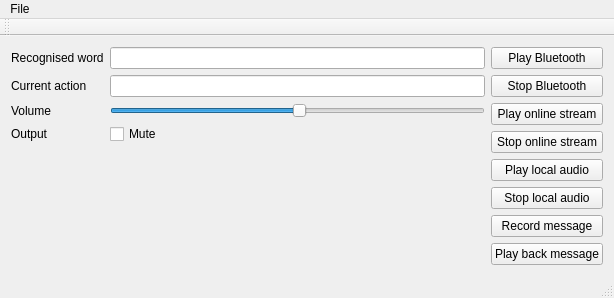
<?xml version="1.0" encoding="UTF-8"?>
<ui version="4.0">
 <class>MainWindow</class>
 <widget class="QMainWindow" name="MainWindow">
  <property name="geometry">
   <rect>
    <x>0</x>
    <y>0</y>
    <width>614</width>
    <height>245</height>
   </rect>
  </property>
  <property name="sizePolicy">
   <sizepolicy hsizetype="Preferred" vsizetype="Preferred">
    <horstretch>0</horstretch>
    <verstretch>0</verstretch>
   </sizepolicy>
  </property>
  <property name="windowTitle">
   <string>VoiceTainment</string>
  </property>
  <widget class="QWidget" name="centralWidget">
   <layout class="QHBoxLayout" name="horizontalLayout">
    <item>
     <layout class="QFormLayout" name="formLayout">
      <item row="0" column="0">
       <widget class="QLabel" name="label">
        <property name="text">
         <string>Recognised word</string>
        </property>
       </widget>
      </item>
      <item row="1" column="0">
       <widget class="QLabel" name="label_2">
        <property name="text">
         <string>Current action</string>
        </property>
       </widget>
      </item>
      <item row="0" column="1">
       <widget class="QLineEdit" name="recognisedWordEdit">
        <property name="readOnly">
         <bool>true</bool>
        </property>
       </widget>
      </item>
      <item row="1" column="1">
       <widget class="QLineEdit" name="currentActionEdit">
        <property name="readOnly">
         <bool>true</bool>
        </property>
       </widget>
      </item>
      <item row="2" column="0">
       <widget class="QLabel" name="label_3">
        <property name="text">
         <string>Volume</string>
        </property>
       </widget>
      </item>
      <item row="2" column="1">
       <widget class="QSlider" name="volumeSlider">
        <property name="value">
         <number>50</number>
        </property>
        <property name="orientation">
         <enum>Qt::Horizontal</enum>
        </property>
       </widget>
      </item>
      <item row="3" column="0">
       <widget class="QLabel" name="label_4">
        <property name="text">
         <string>Output</string>
        </property>
       </widget>
      </item>
      <item row="3" column="1">
       <widget class="QCheckBox" name="muteCheckBox">
        <property name="text">
         <string>Mute</string>
        </property>
       </widget>
      </item>
     </layout>
    </item>
    <item>
     <layout class="QVBoxLayout" name="verticalLayout">
      <item>
       <widget class="QPushButton" name="playBluetoothButton">
        <property name="text">
         <string>Play Bluetooth</string>
        </property>
       </widget>
      </item>
      <item>
       <widget class="QPushButton" name="stopBluetoothButton">
        <property name="text">
         <string>Stop Bluetooth</string>
        </property>
       </widget>
      </item>
      <item>
       <widget class="QPushButton" name="playOnlineStreamButton">
        <property name="text">
         <string>Play online stream</string>
        </property>
       </widget>
      </item>
      <item>
       <widget class="QPushButton" name="stopOnlineStreamButton">
        <property name="text">
         <string>Stop online stream</string>
        </property>
       </widget>
      </item>
      <item>
       <widget class="QPushButton" name="playLocalAudioButton">
        <property name="text">
         <string>Play local audio</string>
        </property>
       </widget>
      </item>
      <item>
       <widget class="QPushButton" name="stopLocalAudioButton">
        <property name="text">
         <string>Stop local audio</string>
        </property>
       </widget>
      </item>
      <item>
       <widget class="QPushButton" name="recordMessageButton">
        <property name="text">
         <string>Record message</string>
        </property>
       </widget>
      </item>
      <item>
       <widget class="QPushButton" name="playBackMessage">
        <property name="text">
         <string>Play back message</string>
        </property>
       </widget>
      </item>
     </layout>
    </item>
   </layout>
  </widget>
  <widget class="QMenuBar" name="menuBar">
   <property name="geometry">
    <rect>
     <x>0</x>
     <y>0</y>
     <width>614</width>
     <height>20</height>
    </rect>
   </property>
   <widget class="QMenu" name="menuFile">
    <property name="title">
     <string>File</string>
    </property>
    <addaction name="actionQuit"/>
   </widget>
   <addaction name="menuFile"/>
  </widget>
  <widget class="QToolBar" name="mainToolBar">
   <attribute name="toolBarArea">
    <enum>TopToolBarArea</enum>
   </attribute>
   <attribute name="toolBarBreak">
    <bool>false</bool>
   </attribute>
  </widget>
  <widget class="QStatusBar" name="statusBar"/>
  <action name="actionQuit">
   <property name="text">
    <string>Quit</string>
   </property>
  </action>
 </widget>
 <layoutdefault spacing="6" margin="11"/>
 <resources/>
 <connections/>
</ui>
